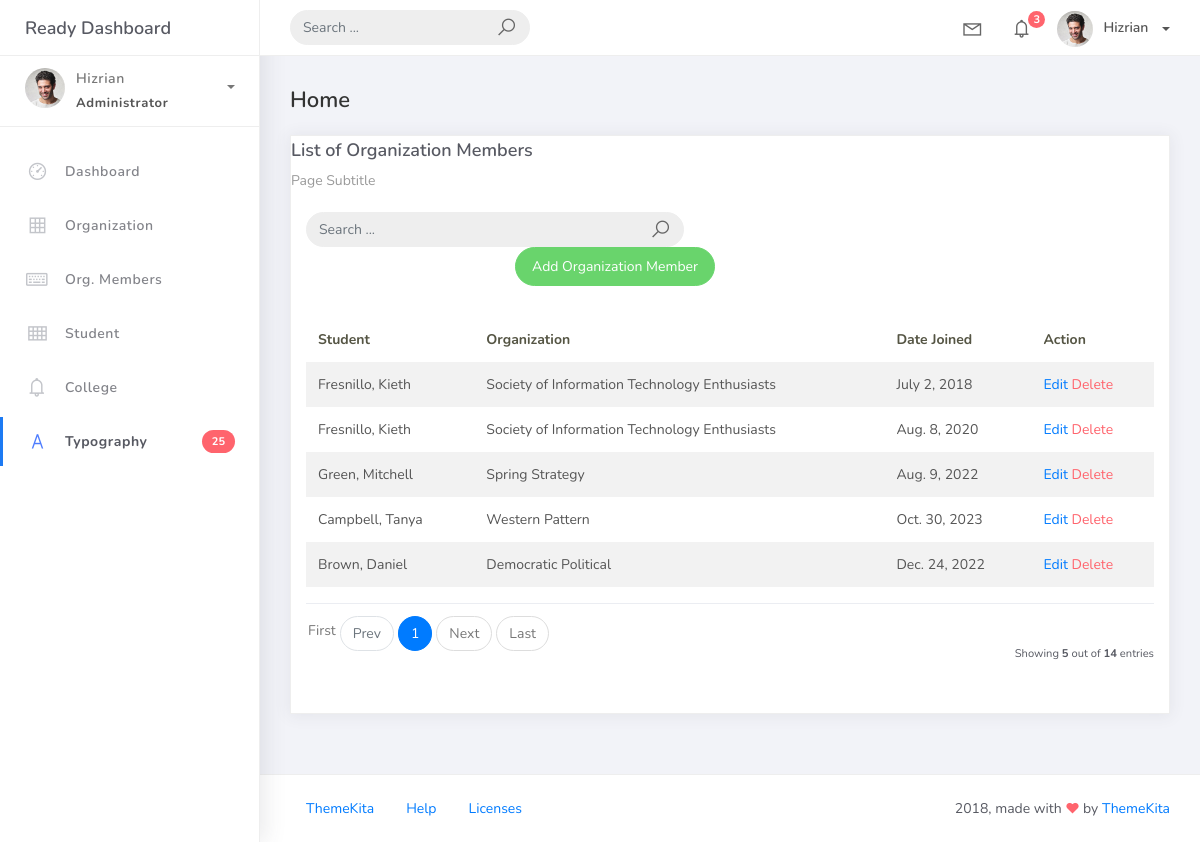
Screenshot of /member_list with the database file from the repository.
### studentorg/models.py (models this page shows)
class BaseModel(models.Model):
    created_at = models.DateTimeField(auto_now_add=True, db_index=True)
    updated_at = models.DateTimeField(auto_now=True)
    class Meta:
        abstract = True

class OrgMember(BaseModel):
    student = models.ForeignKey(Student, on_delete=models.CASCADE)
    organization = models.ForeignKey(Organization, on_delete=models.CASCADE)
    date_joined = models.DateField()

class Student(BaseModel):
    student_id = models.CharField(max_length=15)
    lastname = models.CharField(max_length=25)
    firstname = models.CharField(max_length=25)
    middlename = models.CharField(max_length=25, blank=True, null=True)
    program = models.ForeignKey(Program, on_delete=models.CASCADE)
    def __str__(self):
        return f"{self.lastname}, {self.firstname}"

class Organization(BaseModel):
    name = models.CharField(max_length=250)
    college = models.ForeignKey(
        College, null=True, blank=True, on_delete=models.CASCADE)
    description = models.CharField(max_length=500)
    def __str__(self):
        return self.name

### studentorg/views.py (the view)
# urls.py: path('member_list', MemberList.as_view(), name='member-list'),
class MemberList(ListView):
    model = OrgMember
    context_object_name = 'member'
    template_name = 'member_list.html'
    paginate_by = 5

### templates/member_list.html
{% extends 'base.html' %} {% load static %} {% block content %}
<div class="content">
    <div class="container-fluid">
        <h4 class="page-title">Home</h4>
        <div class="row">
            <div class="col-md-12">
                <div class="card">
                    <div class="card-reader">
                        <div class="card-title">List of Organization Members</div>
                        <div class="card-category">Page Subtitle</div>
                    </div>
                    <br />
                            <div class="col-md-12 row">
                                <div class="col-md-6">
                                    <form class="navbar-left navbar-form nav-search mr-md-3" action="">
                                        <div class="input-group">
                                            <input type="text" placeholder="Search ..." class="form-control" />
                                            <div class="input-group-append">
                                                <span class="input-group-text">
                                                    <i class="la la-search search-icon"></i>
                                                </span>
                                            </div>
                                        </div>
                                    </form>
                                </div>
                            </div>
                            <div class="col-md-6">
                                <div class="pull-right">
                                    <a href="{% url 'member-add' %}" class="btn btn-success btn-rounded">Add Organization Member</a>
                                </div>
                            </div>
                    <div class="card-body">
                        <table class="table table-striped mt-3">
                            <thead>
                                <tr>
                                    <th scope="col">Student</th>
                                    <th scope="col">Organization</th>
                                    <th scope="col">Date Joined</th>
                                    <th scope="col">Action</th>
                                </tr>
                            </thead>
                            <tbody>
                                {% for object in object_list %}
                                <tr>
                                    <td>{{ object.student }}</td>
                                    <td>{{ object.organization }}</td>
                                    <td>{{ object.date_joined }}</td>
                                    <td>
                                        <a href="member_list/{{ object.id }}">Edit</a>
                                        <a href="member_list/{{ object.id }}/delete" class="text-danger">Delete</a>
                                    </td>
                                </tr>
                                {% empty %}
                                <tr>
                                    <td colspan="4" style="text-align: center">
                                        <p class="text-sm font-weight-bold mb-0">No Records Found</p>
                                    </td>
                                </tr>
                                {% endfor %}
                            </tbody>
                        </table>
                        {% include 'includes/pagination.html' %}
                    </div>
                </div>
            </div>
        </div>
    </div>
</div>
{% endblock %}

### rows the page displays
OrgMember: student "Fresnillo, Kieth", organization "Society of Information Technology Enthusiasts", date_joined "July 2, 2018"
OrgMember: student "Fresnillo, Kieth", organization "Society of Information Technology Enthusiasts", date_joined "Aug. 8, 2020"
OrgMember: student "Green, Mitchell", organization "Spring Strategy", date_joined "Aug. 9, 2022"
OrgMember: student "Campbell, Tanya", organization "Western Pattern", date_joined "Oct. 30, 2023"
OrgMember: student "Brown, Daniel", organization "Democratic Political", date_joined "Dec. 24, 2022"

### other values shown
{{ page_num }} "1"
{{ object_list.count }} "5"
{{ paginator.count }} "14"
